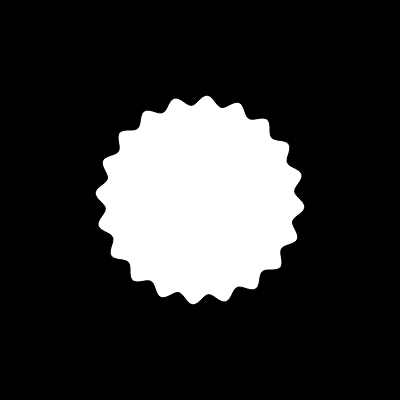
Frame 1 (no input)
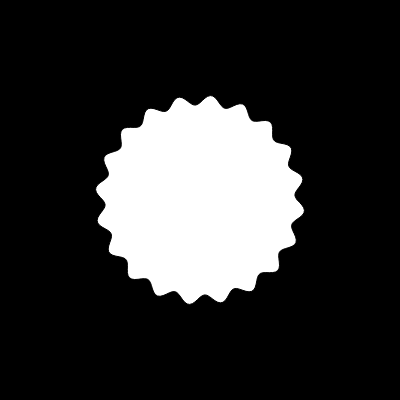
Frame 60 (no input)
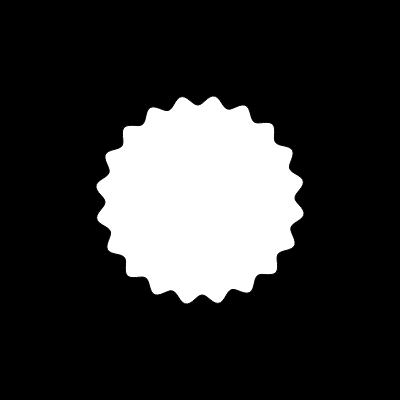
Frame 120 (the mouse pressed at the canvas centre since frame 60)

The p5.js sketch that drew these frames (run headless with seeded random() and noise() and a simulated clock; from frame 60 on, the mouse is pressed at the canvas centre):

// p5.js sketch
// ── sketch.js
let blob;

function setup() {
  createCanvas(400, 400);
  
  blob = new Blob();
}

function draw() {
  background(0);
  
  blob.draw();
}

function Blob() {
  
}

// Blob

const RAD = 100;

Blob.prototype.draw = function() {
  push();
  translate(width/2, height/2);
  beginShape();
  for (let a = 0; a < TWO_PI; a += PI / 128) {
    let offset = sin(20 * (a + frameCount / 100)) * 5;
    let r = RAD + offset;
    vertex(r * cos(a), r * sin(a));
  }
  endShape(CLOSE);
  pop();
}
